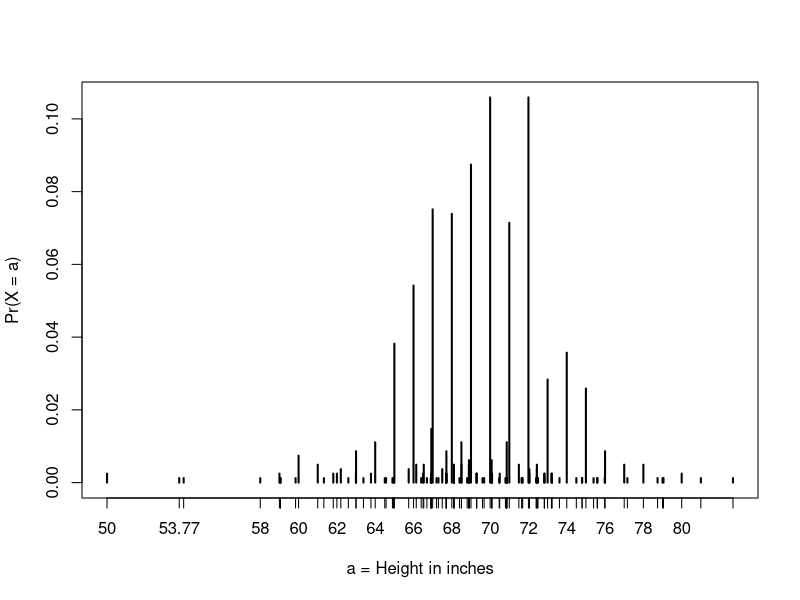
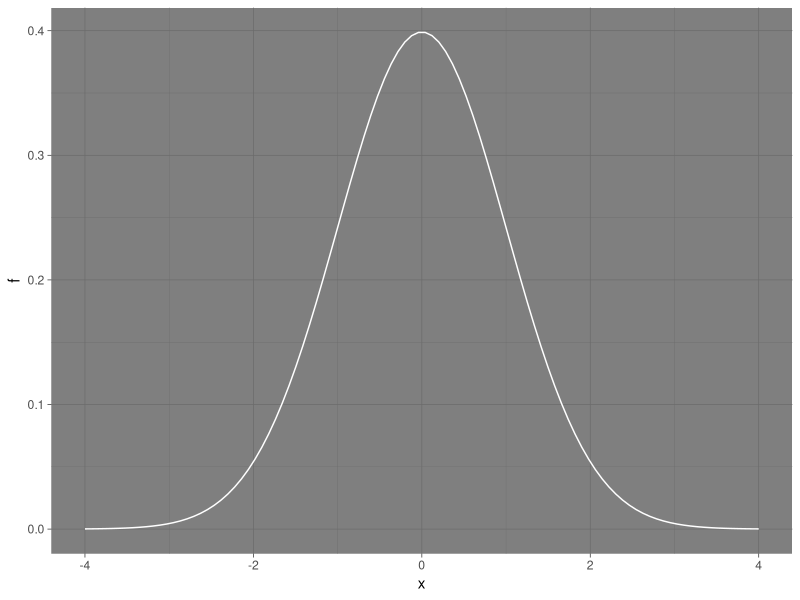
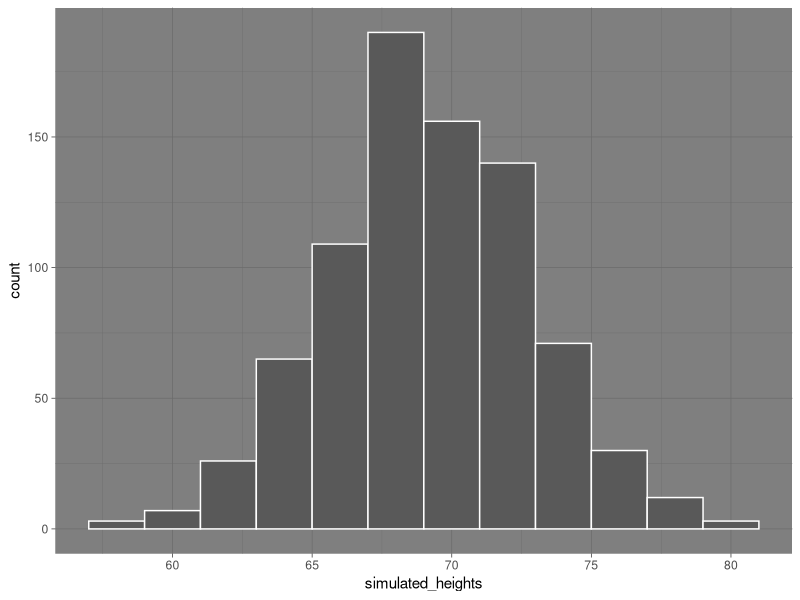

Recreate these plots in R, in order.
## ---- chunk 1
knitr::opts_chunk$set(echo = TRUE)
## ---- chunk 2
library(tidyverse)
library(dslabs)
data(heights)
x <- heights %>% filter(sex == "Male") %>% .$height
## ---- chunk 3
F <- function(a) mean(x<=a)
## ---- chunk 4
1 - F(70.5)
## ---- chunk 5
F(70) - F(65)
## ---- chunk 6
1 - pnorm(70.5, mean(x), sd(x))
## ---- chunk 7
plot(prop.table(table(x)), xlab = "a = Height in inches", ylab = "Pr(X = a)")
## ---- chunk 8
x <- seq(-4, 4, length = 100)
data.frame(x, f = dnorm(x)) %>%
  ggplot(aes(x, f)) +
  geom_line(color = "white") +
  theme_dark()
## ---- chunk 9
x <- heights %>% filter(sex == "Male") %>% .$height
n <- length(x)
avg <- mean(x)
s <- sd(x)
simulated_heights <- rnorm(n, avg, s)
data.frame(simulated_heights=simulated_heights) %>% ggplot(aes(simulated_heights)) +
  geom_histogram(color = "white", binwidth = 2) +
  theme_dark()
